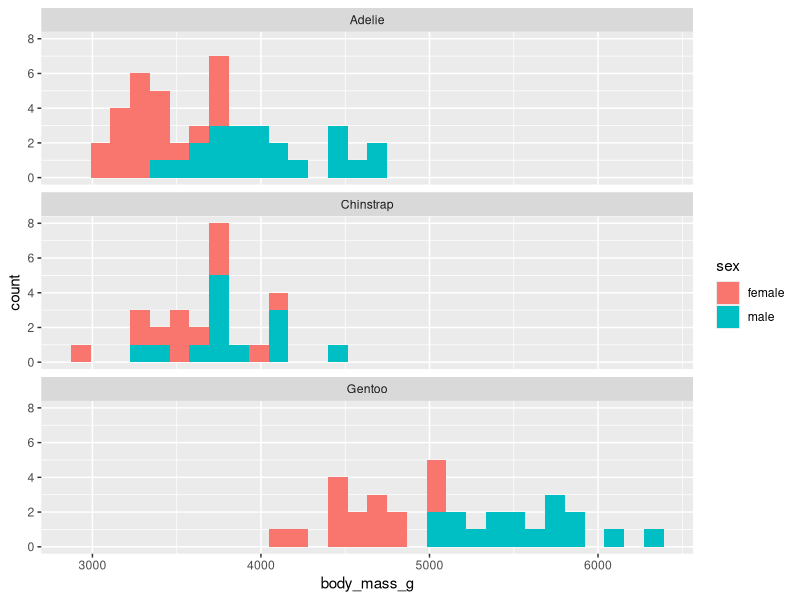
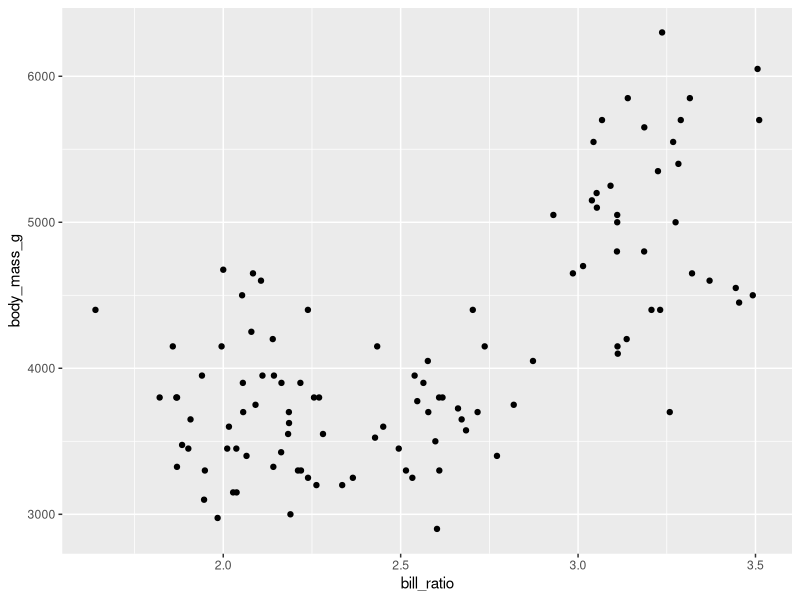
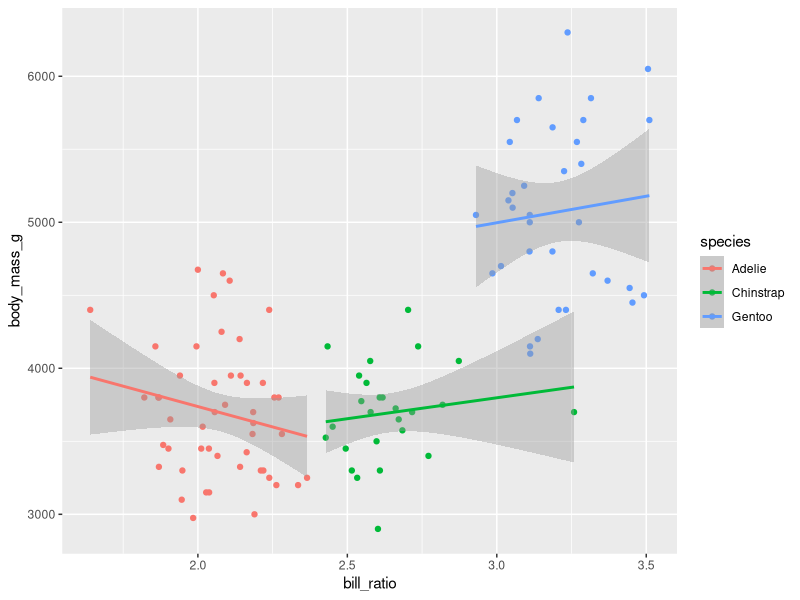
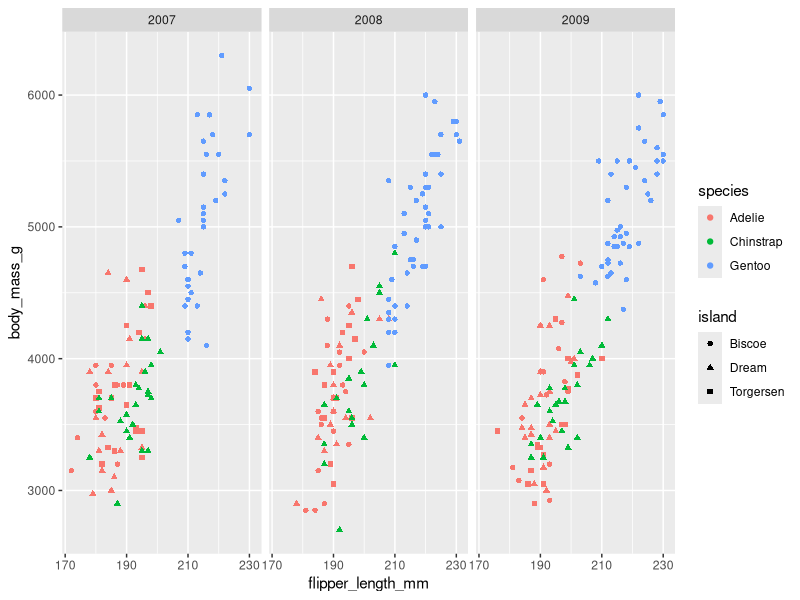

Recreate these plots in R, in order.
## ---- chunk 1
knitr::opts_chunk$set(echo = TRUE, eval = TRUE,  
                      warning = FALSE, message = FALSE, 
                      fig.align = "center",
                      R.options = list(max.print=100))

# Edit the file starting below
## ---- chunk 2
# Call dplyr and ggplot2 packages within tidyverse
library(tidyverse)

# Paste and run the following uncommented code into your console: 
# install.packages("palmerpenguins")

# Save the data as a dataframe
penguins <- as.data.frame(palmerpenguins::penguins)
## ---- chunk 3
# pick all observations from year 2007 and save to new dataset
penguins_2007 <- penguins %>%
                    filter(year == 2007)
## ---- chunk 4
# find number of observations for each species-island combo
penguins_2007 %>% 
  group_by(species, island) %>% 
  summarise(n = n())
## ---- chunk 5
# overwrite penguins_2007 to contain new variable 'bill_ratio'
penguins_2007 <- penguins_2007 %>% 
  mutate(bill_ratio = bill_length_mm / bill_depth_mm)
## ---- chunk 6
#return observations of penguins with bill ratio greater than 3.5
penguins_2007 %>% 
  filter(bill_ratio > 3.5)
## ---- chunk 7
# find 3 penguins with the smallest bill ratio for each species
penguins_2007 %>% 
  group_by(species) %>% 
  select(species, sex, bill_ratio) %>% 
  slice_min(bill_ratio, n = 3)
## ---- chunk 8
# calculate mean and standard deviation of 'bill_ratio' for each species
penguins_2007 %>%
  group_by(species) %>% 
  summarise(mean = mean(bill_ratio, na.rm =T), 
            sd = sd(bill_ratio, na.rm = T))
## ---- chunk 9
# create histogram of body mass by gender per species
penguins_2007 %>% 
  filter(!is.na(sex)) %>% 
  ggplot(aes(x = body_mass_g, fill = sex)) + 
  geom_histogram() + 
  facet_wrap(vars(species), nrow = 3)
## ---- chunk 10
# create scatterplot of body_mass_g to bill_ratio
penguins_2007 %>% 
  ggplot(aes(x = bill_ratio, y = body_mass_g)) + 
  geom_point()
## ---- chunk 11
# create scatterplot of body mass on bill ratio with regression lines per species
penguins_2007 %>% 
  ggplot(aes(x = bill_ratio, y = body_mass_g, color = species)) + 
  geom_point() + 
  geom_smooth(method ="lm")
## ---- chunk 12
# create scatterplot of body mass on flipper length accounting for species, island, and year
penguins %>%
  ggplot(aes(x = flipper_length_mm, y = body_mass_g, color = species, shape = island)) + 
  geom_point() + 
  facet_wrap(vars(year)) + 
  scale_x_continuous(breaks = seq(170, 230, by = 20))
